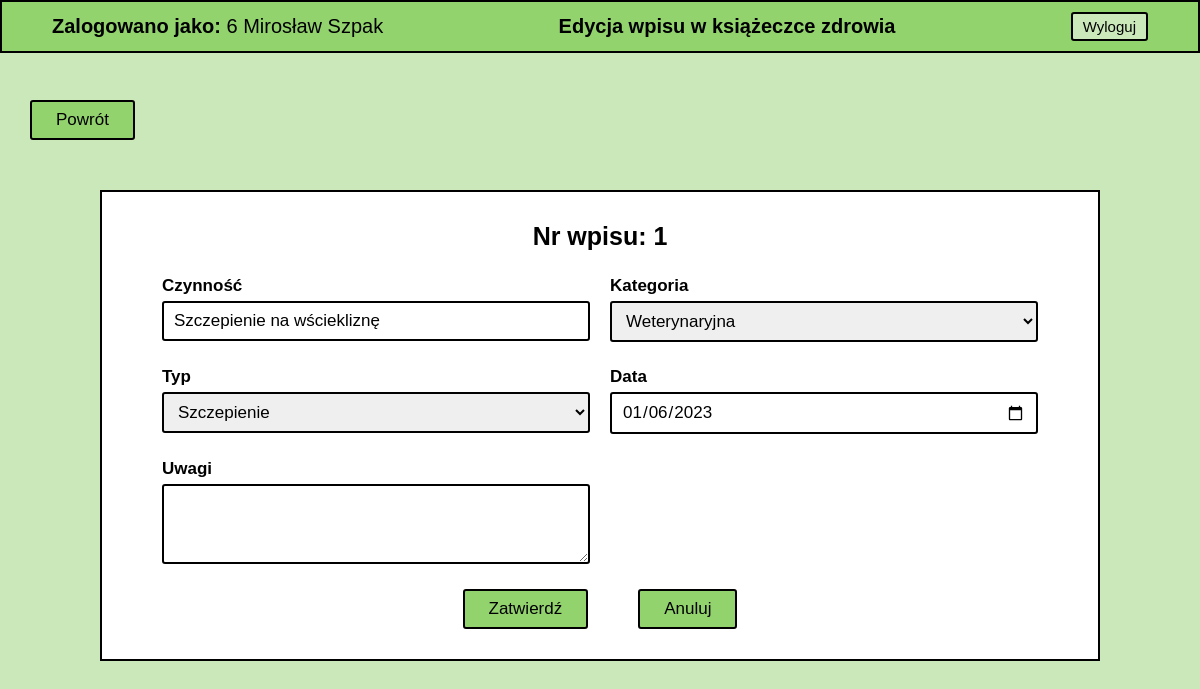
The app's page /php/update-healthcard.php?id=1 (signed in) with its own data.
### tables this page shows
CREATE TABLE `healthcard` (
  `id` bigint NOT NULL,
  `action` varchar(45) NOT NULL,
  `category` varchar(45) NOT NULL,
  `type` varchar(45) NOT NULL,
  `date` date NOT NULL,
  `notes` longtext NOT NULL,
  `dog_id` bigint NOT NULL
);

### php/form_fields/healthcard_form.php (the view, shortened to what this page needs)
<div class="form-field">
    <label>Czynność</label>
    <input type="text" name="action" <?php echo (!empty($action_err)) ? 'is-invalid' : ''; ?>
        value="<?php echo $action; ?>">
</div>
<div class="form-field">
    <label>Kategoria</label>
    <select name="category" <?php echo (!empty($category_err)) ? 'is-invalid' : '' ; ?>
        value="
        <?php echo $category; ?>">
        <option value="Weterynaryjna" <?php if($category == "Weterynaryjna") echo 'selected'; ?>>Weterynaryjna</option>
    </select>
</div>
<div class="form-field">
    <label>Typ</label>
    <select name="type" <?php echo (!empty($type_err)) ? 'is-invalid' : '' ; ?>>
        <option value="Szczepienie" <?php if($type == "Szczepienie") echo 'selected'; ?>>Szczepienie</option>
    </select>
</div>
<div class="form-field">
    <label>Data</label>
    <input type="date" name="date" <?php echo (!empty($date_err)) ? 'is-invalid' : ''; ?>"
        value="<?php echo $date; ?>">
</div>
<div class="form-field">
    <label>Uwagi</label>
    <textarea name="notes" cols="5" rows="3"><?php echo $notes; ?></textarea>
</div>

### css/style.css (style rules this page uses)
:root { --dark-green: #4c7a34; --green: #92d36e; --light-green: #cbe8ba; --green-hover: #b6ff89; --white: #ffffff; --black: #000000; --gray: #c0c0c0; --light-gray: #e8e8e8; --border: 2px solid var(--black); --radius: 3px; --font-size: 17px; --transition: all 0.3s linear; }
* { margin: 0; padding: 0; box-sizing: border-box; font-family: "Helvetica"; }
.form .form-field { display: flex; flex-direction: column; gap: 5px; }
.form-field { padding: 10px; display: flex; }
.form-field label { font-size: var(--font-size); font-weight: bold; }
.form-field input, .form-field select, .form-field textarea { padding: 8px 10px; font-size: var(--font-size); border-radius: var(--radius); border: var(--border); }
.form-field input::placeholder { font-size: var(--font-size); color: var(--gray); }

### records on screen
healthcard: action "Szczepienie na wściekliznę", category "Weterynaryjna", type "Szczepienie", date "01/06/2023"

### other values on screen
$_SESSION['user']['group_id'] "6"
$_SESSION['user']['first_name'] "Mirosław"
$_SESSION['user']['last_name'] "Szpak"
$id "1"
